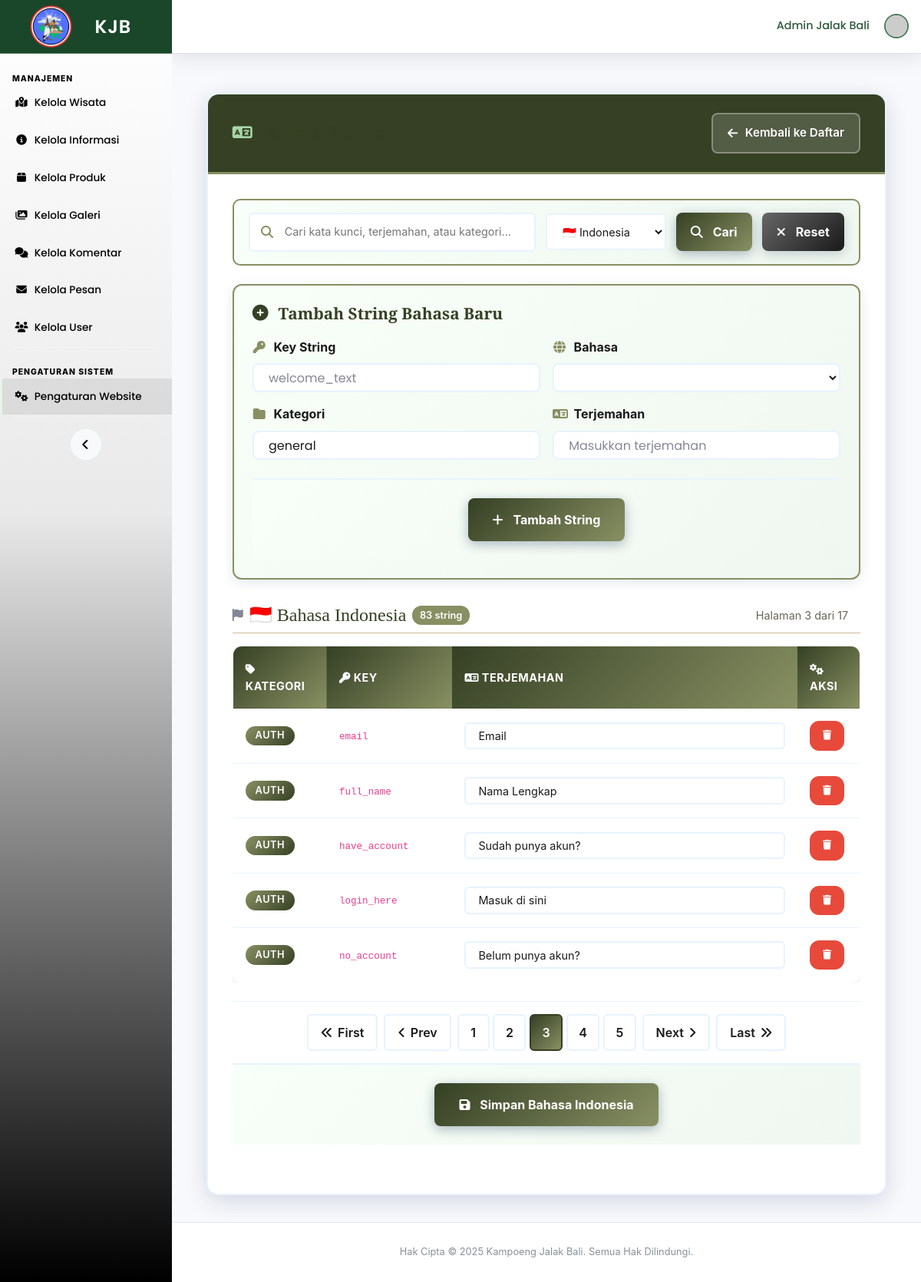
/dashboard/index.php?page=pengaturan&language=id&page_id=3 (signed in), run on the app's committed database.
### tables this page shows
CREATE TABLE language_strings (
  id_string INT AUTO_INCREMENT PRIMARY KEY,
  string_key VARCHAR(255) NOT NULL,
  bahasa VARCHAR(10) NOT NULL DEFAULT 'id',
  terjemahan TEXT NOT NULL,
  kategori VARCHAR(50) DEFAULT 'general',
  tanggal_dibuat TIMESTAMP DEFAULT CURRENT_TIMESTAMP,
  tanggal_diubah TIMESTAMP DEFAULT CURRENT_TIMESTAMP ON UPDATE CURRENT_TIMESTAMP,
  UNIQUE KEY unique_key_lang (string_key, bahasa)
);

### dashboard/pages/crud_pengaturan.php (the view, shortened to what this page needs)
<?php
$items_per_page = 5;
$is_language_management = isset($_GET['search']) || isset($_GET['language']) || isset($_GET['page_id']) || isset($_GET['page_en']);
$search_term = '';
$language_filter = '';
if (isset($_GET['language']) && !empty($_GET['language'])) {
    $language_filter = mysqli_real_escape_string($koneksi, $_GET['language']);
}
$bahasa_data = [];
$languages = ['id', 'en'];
foreach ($languages as $lang) {
    if (!empty($language_filter) && $language_filter != $lang) {
        continue;
    }
    $current_page = isset($_GET["page_$lang"]) ? max(1, intval($_GET["page_$lang"])) : 1;
    $offset = ($current_page - 1) * $items_per_page;
    $where_conditions = ["bahasa = '$lang'"];
    $where_clause = implode(' AND ', $where_conditions);
    $language_query = "SELECT * FROM language_strings WHERE $where_clause
                      ORDER BY kategori, string_key
                      LIMIT $offset, $items_per_page";
    $count_query = "SELECT COUNT(*) as total FROM language_strings WHERE $where_clause";
    $count_result = mysqli_query($koneksi, $count_query);
    $total_items = 0;
    if ($count_result) {
        $total_items = mysqli_fetch_assoc($count_result)['total'];
    }
    $total_pages = ceil($total_items / $items_per_page);
    $result = mysqli_query($koneksi, $language_query);
    $language_strings = [];
    if ($result) {
        while ($row = mysqli_fetch_assoc($result)) {
            $language_strings[$row['kategori']][$row['string_key']] = $row;
        }
    }
    $bahasa_data[$lang] = [
        'strings' => $language_strings,
        'current_page' => $current_page,
        'total_pages' => $total_pages,
        'total_items' => $total_items,
        'offset' => $offset
    ];
}
$kategori_pengaturan = ['umum', 'kontak', 'sosial', 'hero', 'about', 'struktur', 'wisata', 'galeri', 'produk', 'informasi', 'footer', 'navbar', 'theme'];
?>
<div class="container-fluid">
    <div class="settings-content-area" id="settingsContent" style="<?php echo $is_language_management ? 'display: block;' : 'display: none;'; ?>">
        <?php if ($is_language_management): ?>
            <div class="settings-content-header">
                <h3><i class="fas fa-language"></i> Kelola Bahasa</h3>
                <button class="back-to-cards">
                    <i class="fas fa-arrow-left"></i> Kembali ke Daftar
                </button>
            </div>
            <div class="language-management">
                <div class="language-search-container">
                    <form method="GET" id="languageSearchForm">
                        <div class="language-search-box">
                            <div class="language-search-input">
                                <i class="fas fa-search"></i>
                                <input type="text" name="search" value="<?php echo htmlspecialchars($search_term); ?>"
                                       placeholder="Cari kata kunci, terjemahan, atau kategori..." autocomplete="off">
                            </div>
                            <div class="language-filter">
                                <select name="language">
                                    <option value="id" <?php echo $language_filter == 'id' ? 'selected' : ''; ?>>🇮🇩 Indonesia</option>
                                </select>
                            </div>
                            <button type="submit" class="btn-save" style="min-width: auto; padding: 0.8rem 1.2rem;">
                                <i class="fas fa-search"></i> Cari
                            </button>
                            <?php if (!empty($search_term) || !empty($language_filter)): ?>
                                <a href="?page=pengaturan" class="btn-cancel" style="min-width: auto; padding: 0.8rem 1.2rem;">
                                    <i class="fas fa-times"></i> Reset
                                </a>
                            <?php endif; ?>
                        </div>
                    </form>
                </div>
                <div class="add-language-card">
                    <h4><i class="fas fa-plus-circle"></i> Tambah String Bahasa Baru</h4>
                    <form method="POST" id="addLanguageForm">
                        <div class="add-language-form-grid">
                            <div class="compact-form-group">
                                <label><i class="fas fa-key"></i> Key String</label>
                                <input type="text" name="string_key" class="form-control" placeholder="welcome_text" required>
                            </div>
                            <div class="compact-form-group">
                                <label><i class="fas fa-globe"></i> Bahasa</label>
                                <select name="bahasa" class="form-control" required>
                                    <option value="">-- Pilih --</option>
                                </select>
                            </div>
                            <div class="compact-form-group">
                                <label><i class="fas fa-folder"></i> Kategori</label>
                                <input type="text" name="kategori" class="form-control" placeholder="general" value="general" required>
                            </div>
                            <div class="compact-form-group">
                                <label><i class="fas fa-language"></i> Terjemahan</label>
                                <input type="text" name="terjemahan" class="form-control" placeholder="Masukkan terjemahan" required>
                            </div>
                        </div>
                        <div class="settings-actions-compact">
                            <button type="submit" name="tambah_bahasa" class="btn-save">
                                <i class="fas fa-plus"></i> Tambah String
                            </button>
                        </div>
                    </form>
                </div>
                <?php
                $id_data = isset($bahasa_data['id']) ? $bahasa_data['id'] : ['strings' => [], 'current_page' => 1, 'total_pages' => 0, 'total_items' => 0];
                $en_data = isset($bahasa_data['en']) ? $bahasa_data['en'] : ['strings' => [], 'current_page' => 1, 'total_pages' => 0, 'total_items' => 0];
                $total_all_items = $id_data['total_items'] + $en_data['total_items'];
                ?>
                <?php if ($total_all_items > 0): ?>
                    <?php if ($id_data['total_items'] > 0): ?>
                        <div class="language-section" style="margin-bottom: 2rem;">
                            <div class="language-header" style="display: flex; align-items: center; justify-content: space-between; margin-bottom: 1rem; padding-bottom: 0.5rem; border-bottom: 1px solid var(--tan);">
                                <div style="display: flex; align-items: center; gap: 0.5rem;">
                                    <i class="fas fa-flag"></i>
                                    <h4 style="margin: 0; color: var(--dark-green);">🇮🇩 Bahasa Indonesia</h4>
                                    <span style="background: var(--muted-green); color: white; padding: 0.2rem 0.6rem; border-radius: 12px; font-size: 0.8rem; font-weight: 600;">
                                        <?php echo $id_data['total_items']; ?> string
                                    </span>
                                </div>
                                <div class="pagination-info">
                                    Halaman <?php echo $id_data['current_page']; ?> dari <?php echo $id_data['total_pages']; ?>
                                </div>
                            </div>
                            <form method="POST">
                                <div class="table-responsive">
                                    <table class="language-table-clean">
                                        <thead>
                                            <tr>
                                                <th width="15%"><i class="fas fa-tag"></i> Kategori</th>
                                                <th width="20%"><i class="fas fa-key"></i> Key</th>
                                                <th width="55%"><i class="fas fa-language"></i> Terjemahan</th>
                                                <th width="10%"><i class="fas fa-cogs"></i> Aksi</th>
                                            </tr>
                                        </thead>
                                        <tbody>
                                            <?php foreach ($id_data['strings'] as $kategori => $strings): ?>
                                                <?php foreach ($strings as $key => $string): ?>
                                                    <tr>
                                                        <td>
                                                            <span class="badge"><?php echo ucfirst($kategori); ?></span>
                                                        </td>
                                                        <td><code><?php echo $key; ?></code></td>
                                                        <td>
                                                            <input type="text"
                                                                   name="bahasa[<?php echo $string['id_string']; ?>]"
                                                                   value="<?php echo htmlspecialchars($string['terjemahan']); ?>"
                                                                   class="form-control">
                                                        </td>
                                                        <td>
                                                            <a href="javascript:void(0)"
                                                               onclick="confirmDelete(<?php echo $string['id_string']; ?>)"
                                                               class="btn btn-danger btn-sm">
                                                                <i class="fas fa-trash"></i>
                                                            </a>
                                                        </td>
                                                    </tr>
                                                <?php endforeach; ?>
                                            <?php endforeach; ?>
                                        </tbody>
                                    </table>
                                </div>
                                <?php if ($id_data['total_pages'] > 1): ?>
                                    <div class="language-pagination">
                                        <a href="<?php echo buildPaginationUrl('id', 1); ?>" class="pagination-btn <?php echo $id_data['current_page'] == 1 ? 'disabled' : ''; ?>">
                                            <i class="fas fa-angle-double-left"></i> First
                                        </a>
                                        <a href="<?php echo buildPaginationUrl('id', max(1, $id_data['current_page'] - 1)); ?>" class="pagination-btn <?php echo $id_data['current_page'] == 1 ? 'disabled' : ''; ?>">
                                            <i class="fas fa-angle-left"></i> Prev
                                        </a>
                                        <div class="pagination-numbers">
                                            <?php
                                            $start_page = max(1, $id_data['current_page'] - 2);
                                            $end_page = min($id_data['total_pages'], $id_data['current_page'] + 2);
                                            for ($i = $start_page; $i <= $end_page; $i++): ?>
                                                <a href="<?php echo buildPaginationUrl('id', $i); ?>" class="page-number <?php echo $i == $id_data['current_page'] ? 'active' : ''; ?>">
                                                    <?php echo $i; ?>
                                                </a>
                                            <?php endfor; ?>
                                        </div>
                                        <a href="<?php echo buildPaginationUrl('id', min($id_data['total_pages'], $id_data['current_page'] + 1)); ?>" class="pagination-btn <?php echo $id_data['current_page'] == $id_data['total_pages'] ? 'disabled' : ''; ?>">
                                            Next <i class="fas fa-angle-right"></i>
                                        </a>
                                        <a href="<?php echo buildPaginationUrl('id', $id_data['total_pages']); ?>" class="pagination-btn <?php echo $id_data['current_page'] == $id_data['total_pages'] ? 'disabled' : ''; ?>">
                                            Last <i class="fas fa-angle-double-right"></i>
                                        </a>
                                    </div>
                                <?php endif; ?>
                                <div class="settings-actions-compact">
                                    <button type="submit" name="update_bahasa" class="btn-save">
                                        <i class="fas fa-save"></i> Simpan Bahasa Indonesia
                                    </button>
                                </div>
                            </form>
                        </div>
                    <?php endif; ?>
                <?php endif; ?>
            </div>
        <?php else: ?>
        <?php endif; ?>
    </div>
</div>
<?php
function buildPaginationUrl($language, $page) {
    $params = ['page' => 'pengaturan'];
    if (!empty($_GET['language'])) {
        $params['language'] = $_GET['language'];
    }
    $params["page_$language"] = $page;
    unset($params["page_$other_lang"]);
    return '?' . http_build_query($params);
}
?>

### dashboard/index.php (style rules this page uses)
:root { --brown: #4c3d19; --dark-green: #354024; --muted-green: #889063; --tan: #cfbb99; --cream: #e5d7c4; --text: #2d2a23; --muted-text: #6b6458; --white: #ffffff; --font-heading: "Playfair Display", serif; --font-body: "Poppins", sans-serif; }
.container-fluid { padding: 0.8rem 1rem; }

### data on the page
language_strings: kategori "AUTH", key "email", terjemahan "Email"
language_strings: kategori "AUTH", key "full_name", terjemahan "Nama Lengkap"
language_strings: kategori "AUTH", key "have_account", terjemahan "Sudah punya akun?"
language_strings: kategori "AUTH", key "login_here", terjemahan "Masuk di sini"
language_strings: kategori "AUTH", key "no_account", terjemahan "Belum punya akun?"

### other printed values
get_setting('navbar_site_name', 'KJB') "KJB"
t('management') ?: 'Manajemen' "MANAJEMEN"
t('manage_tourism') ?: 'Kelola Wisata' "Kelola Wisata"
t('manage_information') ?: 'Kelola Informasi' "Kelola Informasi"
t('manage_products') ?: 'Kelola Produk' "Kelola Produk"
t('manage_gallery') ?: 'Kelola Galeri' "Kelola Galeri"
t('manage_comments') ?: 'Kelola Komentar' "Kelola Komentar"
t('manage_messages') ?: 'Kelola Pesan' "Kelola Pesan"
t('manage_users') ?: 'Kelola User' "Kelola User"
$user_nama "Admin Jalak Bali"
$id_data['total_items'] "83"
$id_data['current_page'] "3"
$id_data['total_pages'] "17"
